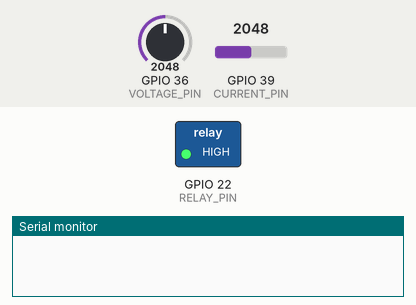
This program was run on a simulated ESP32. On the bench: switched loads named in the program (green lamp = pin HIGH), the last lines printed to the serial monitor. The inputs (shaded band) are chosen by the test bench; at power-on: GPIO 36 (VOLTAGE_PIN) = 2048, GPIO 39 (CURRENT_PIN) = 2048. WiFi joins after 1.5 s; servers stay silent unless stated; uploads are accepted with an empty reply.

Above: at 0.1 s.
At 2.4 s:
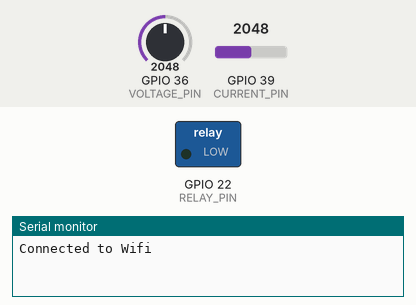
Timing chart, 0 to 3.9 s (numbered marks = the images above):
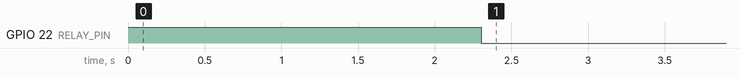

Measured:
- by itself, GPIO 22 (RELAY_PIN): HIGH → LOW at 2.3 s

The program:

main.cpp
```cpp
#include <Arduino.h>
#include <WiFi.h>
#include <HTTPClient.h>
#include <ArduinoJson.h>
#include "config.h"

const String API_ADDRESS = "https://svendeproeve-api-7b4ec1c0ab8f.herokuapp.com";
const String VOLTAGE_POST_ENDPOINT = "https://svendeproeve-api-7b4ec1c0ab8f.herokuapp.com/voltage";
const String CURRENT_POST_ENDPOINT = "https://svendeproeve-api-7b4ec1c0ab8f.herokuapp.com/current";
const int RELAY_PIN = GPIO_NUM_22;
const int CURRENT_PIN = GPIO_NUM_39;
const int VOLTAGE_PIN = GPIO_NUM_36;
const String API_KEY = "secretkey1";

// Code will be run once, in the startup
void setup() {
  Serial.begin(115200); // Open serial connection (For debugging purposes)
  pinMode(RELAY_PIN, OUTPUT); // Set the relay pin to output for control
  digitalWrite(RELAY_PIN, HIGH); // Activate relay to close circuit as default.

  // Start a connection to WiFi and wait for a connection to be established
  WiFi.begin(ssid, password);
  while (WiFi.status() != WL_CONNECTED)
  {
    delay(500);
  }
  Serial.println("Connected to Wifi");

  // Post a relay status log that tells relay is ON
  if (WiFi.status() == WL_CONNECTED) {
    // Start a HTTP connection to the API /relay/status endpoint
    HTTPClient http;
    http.begin(API_ADDRESS + "/relay/status?apikey=" + API_KEY);
    http.addHeader("Content-type", "application/json");

    // Format the data to be posted to JSON format, and send POST request
    char requestString[128];
    sprintf(requestString, "{\"state\":%d, \"device_id\":%d}", 1, device_id);
    int httpResponseCode = http.POST(requestString);
    http.end(); // Close HTTP connection
  }
}

float calculate_voltage(int rawData) {
  // Divide the raw ADC reading with the ADC resoulution (12-bit)
  // and multiply with Vref
  float voltage = (float)rawData / 4096 * 3.3;

  // The sensor outputs in a 1:5 ratio, so there must be multiplied with 5
  voltage = voltage * 5;

  return voltage;
}

float calculate_current(int rawData) {
  float current;
  // Check if the relay PIN is high or low
  // If high, calculate the current. If low return 0, as the sensor is too unprecise.
  if (digitalRead(RELAY_PIN) == 1){
    current = (float)rawData - 2200;
    current = current / 4096 * 3.3;
  } else {
    current = 0.0;
  }

  return current;
}

void handle_relay_get(String response){
  DynamicJsonDocument doc(1024);
  deserializeJson(doc, response);

  int state = doc["state"];
  if (state == 1){
    digitalWrite(RELAY_PIN, HIGH);
  }
  else if (state == 0) {
    digitalWrite(RELAY_PIN, LOW);
  }
}

// Main loop that runs continuously
void loop() {
  // Read voltage sensor measurement and calculate the voltage from the raw ADC value.
  float voltage = calculate_voltage(analogRead(VOLTAGE_PIN));
  // Send a POST request to the API with a voltage measurement
  if (WiFi.status() == WL_CONNECTED) {
    HTTPClient http;
    http.begin(VOLTAGE_POST_ENDPOINT + "?apikey=" + API_KEY);
    http.addHeader("Content-type", "application/json");

    char requestString[128];
    sprintf(requestString, "{\"meas\":%.2f, \"device_id\":%d}", voltage, device_id);
    int httpResponseCode = http.POST(requestString);
    http.end();
  }

  // Read current sensor measurement and calculate the current from the raw ADC value.
  float current = calculate_current(analogRead(CURRENT_PIN));
  if (WiFi.status() == WL_CONNECTED) {
    HTTPClient http;
    http.begin(CURRENT_POST_ENDPOINT + "?apikey=" + API_KEY);
    http.addHeader("Content-type", "application/json");

    char requestString[128];
    sprintf(requestString, "{\"meas\":%.2f, \"device_id\":%d}", current, device_id);
    int httpResponseCode = http.POST(requestString);
    http.end();
  }

  if (WiFi.status() == WL_CONNECTED) {
    HTTPClient http;
    http.begin(API_ADDRESS + "/relay/status?apikey=" + API_KEY);

    int httpResponseCode = http.GET();
    if (httpResponseCode > 0) {
      handle_relay_get(http.getString());
    }
    http.end();
}

  delay(1000);
}
```

config.h
```cpp
const char* ssid = "";
const char* password = "";
const int device_id = 1;
```
